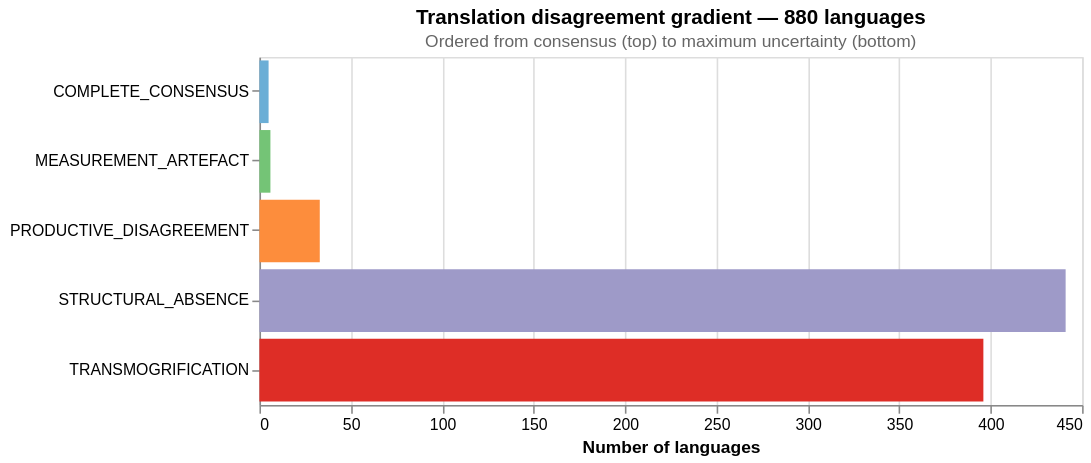

The notebook cell this image was saved under:
### Code cell
cat_df = result_df['category'].value_counts().reset_index()
cat_df['label'] = cat_df['category'].map(CAT_LABELS)
cat_df['pct']   = (cat_df['count'] / len(result_df) * 100).round(1)

print('Category distribution:')
for _, r in cat_df.sort_values('count', ascending=False).iterrows():
    bar = '█' * int(r['count'] / len(result_df) * 40)
    print(f"  {r['category']:<30} {bar} {int(r['count']):>4}  ({r['pct']:.1f}%)")

alt.Chart(cat_df).mark_bar().encode(
    x=alt.X('count:Q', title='Number of languages'),
    y=alt.Y('category:N', sort=CAT_ORDER, title=None),
    color=alt.Color(
        'category:N',
        scale=alt.Scale(domain=list(CAT_COLORS.keys()), range=list(CAT_COLORS.values())),
        legend=None,
    ),
    tooltip=[
        alt.Tooltip('label:N', title='Category'),
        alt.Tooltip('count:Q', title='Languages'),
        alt.Tooltip('pct:Q', format='.1f', title='%'),
    ],
).properties(
    width=520, height=220,
    title=alt.TitleParams(
        'Translation disagreement gradient — 880 languages',
        subtitle='Ordered from consensus (top) to maximum uncertainty (bottom)',
        subtitleColor='#666', subtitleFontSize=11,
    ),
)

### Figure 1 — Vega specification as saved in the notebook (floating-point values rounded to 4 significant figures)
{"$schema": "https://vega.github.io/schema/vega/v6.json", "data": [{"name": "source_0"}, {"name": "data_0", "values": [{"category": "STRUCTURAL_ABSENCE", "count": 441, "count_end": 441.0, "count_start": 0.0, "label": "Structural absence (source-term borrowing)", "pct": 50.1}, {"category": "TRANSMOGRIFICATION", "count": 396, "count_end": 396.0, "count_start": 0.0, "label": "Transmogrification (divergent, unanchored)", "pct": 44.9}, {"category": "PRODUCTIVE_DISAGREEMENT", "count": 33, "count_end": 33.0, "count_start": 0.0, "label": "Productive disagreement (Wikipedia-anchored)", "pct": 3.7}, {"category": "MEASUREMENT_ARTEFACT", "count": 6, "count_end": 6.0, "count_start": 0.0, "label": "Surface variation (case / diacritics / script)", "pct": 0.7}, {"category": "COMPLETE_CONSENSUS", "count": 5, "count_end": 5.0, "count_start": 0.0, "label": "Complete consensus (all services identical)", "pct": 0.6}]}, {"name": "source_0_y_domain_category", "values": [{"category": "STRUCTURAL_ABSENCE", "sort_field": 3.0}, {"category": "TRANSMOGRIFICATION", "sort_field": 4.0}, {"category": "PRODUCTIVE_DISAGREEMENT", "sort_field": 2.0}, {"category": "MEASUREMENT_ARTEFACT", "sort_field": 1.0}, {"category": "COMPLETE_CONSENSUS", "sort_field": 0.0}]}], "marks": [{"type": "rect", "name": "marks", "from": {"data": "data_0"}, "encode": {"update": {"tooltip": {"signal": "{\"Category\": isValid(datum[\"label\"]) ? datum[\"label\"] : \"\"+datum[\"label\"], \"Languages\": format(datum[\"count\"], \"\"), \"%\": format(datum[\"pct\"], \".1f\")}"}, "height": {"signal": "max(0.25, bandwidth('y'))"}, "y": {"field": "category", "scale": "y"}, "x": {"field": "count_end", "scale": "x"}, "x2": {"field": "count_start", "scale": "x"}, "fill": {"field": "category", "scale": "color"}}}, "style": ["bar"]}], "scales": [{"name": "x", "type": "linear", "domain": {"data": "data_0", "fields": ["count_start", "count_end"]}, "range": [0, {"signal": "width"}], "nice": true, "zero": true}, {"name": "y", "type": "band", "domain": {"data": "source_0_y_domain_category", "field": "category", "sort": {"op": "max", "field": "sort_field"}}, "range": [0, {"signal": "height"}], "paddingOuter": 0.05, "paddingInner": 0.1}, {"name": "color", "type": "ordinal", "domain": ["COMPLETE_CONSENSUS", "MEASUREMENT_ARTEFACT", "PRODUCTIVE_DISAGREEMENT", "STRUCTURAL_ABSENCE", "TRANSMOGRIFICATION"], "range": ["#6baed6", "#74c476", "#fd8d3c", "#9e9ac8", "#de2d26"]}], "axes": [{"scale": "x", "aria": false, "ticks": false, "grid": true, "gridScale": "y", "minExtent": 0, "domain": false, "maxExtent": 0, "zindex": 0, "orient": "bottom", "tickCount": {"signal": "ceil(width/40)"}, "labels": false}, {"scale": "x", "labelOverlap": true, "orient": "bottom", "zindex": 0, "grid": false, "title": "Number of languages", "labelFlush": true, "tickCount": {"signal": "ceil(width/40)"}}, {"scale": "y", "orient": "left", "grid": false, "zindex": 0}], "title": {"text": "Translation disagreement gradient — 880 languages", "subtitleColor": "#666", "subtitle": "Ordered from consensus (top) to maximum uncertainty (bottom)", "frame": "group", "subtitleFontSize": 11}, "style": "cell", "padding": 5, "width": 520, "height": 220, "background": "white"}
